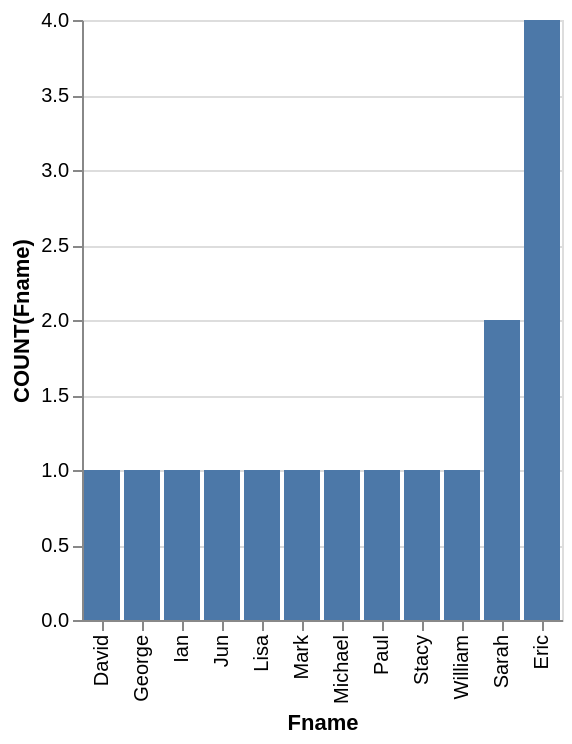

Vega-Lite specification for this chart:
### Vega-Lite specification from a JSON file in a GitHub repository (floating-point values rounded to 4 significant figures)
{"data": {"values": [{"x_data": "David", "y_data": 1}, {"x_data": "George", "y_data": 1}, {"x_data": "Ian", "y_data": 1}, {"x_data": "Jun", "y_data": 1}, {"x_data": "Lisa", "y_data": 1}, {"x_data": "Mark", "y_data": 1}, {"x_data": "Michael", "y_data": 1}, {"x_data": "Paul", "y_data": 1}, {"x_data": "Stacy", "y_data": 1}, {"x_data": "William", "y_data": 1}, {"x_data": "Sarah", "y_data": 2}, {"x_data": "Eric", "y_data": 4}]}, "mark": "bar", "encoding": {"x": {"field": "x_data", "type": "nominal", "title": "Fname", "sort": {"op": "sum", "field": "y_data", "order": "ascending"}}, "y": {"field": "y_data", "type": "quantitative", "title": "COUNT(Fname)"}}}
